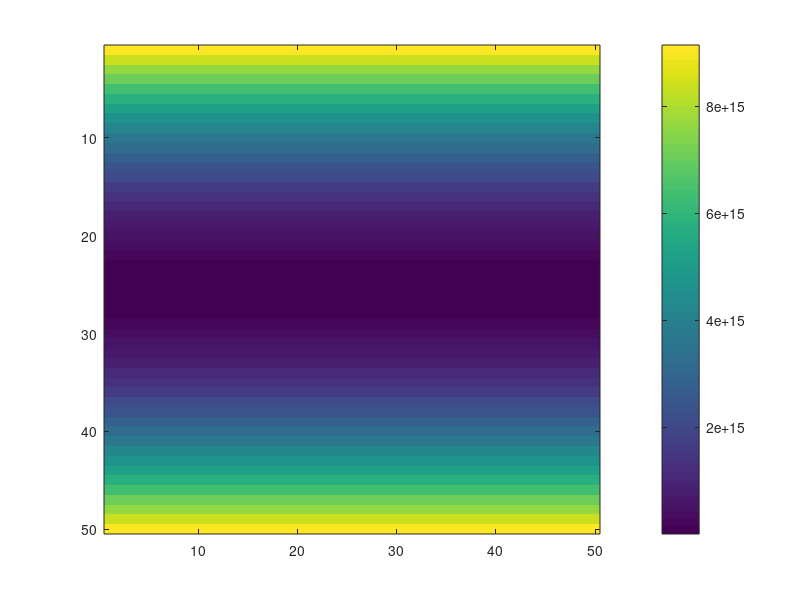

Write the MATLAB code that produced this figure.
% LQR-based traffic smoothing.

function test_traffic_lqr
global a
%rng('default')

close all

% count=0;
% %as=linspace(1,2,3);
% while count<1%numel(as)
%   %a=as(count+1);
%   [x,status]=init;
%   if status~=-1
%     run(x)
%     count=count+1;
%   end
% end

init;
roa;

%=~=~=~=~=~=~=~=~=~=~=~=~=~=~=~=~=~=~=~=~=~=~=~=~=~=~=~=~=~=~=~=~=~=~=~=~=~
function [x,status]=init
global n_cars L a vmax active
status=0;
a=1.605;

% rng('default');

vmax=1;
n_cars=25;
L=50;

pos=flipud(linspace(L/n_cars,L,n_cars)');
pert=1e-5*L/n_cars*(2*rand(n_cars,1)-1);
%pert=0.3*L/n_cars*(rand(n_cars,1)<0.01);
pos=pos+pert;

vel=vopt(xtod(pos));
%pert=0.3*L/n_cars*(rand(n_cars,1)<0.01);
vel=vel+pert;
x=[pos;vel];
%x=[pos;zeros(n_cars,1)];
%x(floor(1.1*n_cars))=1;

%car_ind=2:n_cars;
%active=car_ind(rand(1,n_cars-1)<0.1);
%active=[1:50:n_cars];
active=[];

%=~=~=~=~=~=~=~=~=~=~=~=~=~=~=~=~=~=~=~=~=~=~=~=~=~=~=~=~=~=~=~=~=~=~=~=~=~
function run(x)
global n_cars tidx L a
% Boundary for plotting
dt=0.3;
figure
iter=5000;
skip=10;
time_evol=zeros(n_cars*floor(iter/skip),2);
for tidx=1:iter
  xdot=dynamics(x);
  if ~mod(tidx,skip)
    %plot_cars(x,xdot);
    time_evol(n_cars*(tidx/skip-1)+1:n_cars*(tidx/skip),:)=horzcat(mod(x(1:n_cars),L),tidx*dt*ones(n_cars,1));
  end
  
  % Runge-Kutta integration.
  xdotk1=dynamics(x);
  xt=x+dt*xdotk1*0.5;
  
  xdotk2=dynamics(xt);
  xt=x+xdotk2*dt*0.5;
  
  xdotk3=dynamics(xt);
  xt=x+xdotk3*dt;
  
  xdotk4=dynamics(xt);
  x=x+(xdotk1+2*xdotk2+2*xdotk3+xdotk4)/6*dt;
end

scatter(time_evol(:,1),time_evol(:,2),'k.','SizeData',1);
title(sprintf('%.4f',a));
%set(gcf,'Position',[200,200,L,iter/skip])

%=~=~=~=~=~=~=~=~=~=~=~=~=~=~=~=~=~=~=~=~=~=~=~=~=~=~=~=~=~=~=~=~=~=~=~=~=~
function xdot=dynamics(x)
global n_cars a active
xdot=zeros(2*n_cars,1);
d=xtod(x);
xdot(1:n_cars)=x(n_cars+1:2*n_cars);
xdot(n_cars+1:2*n_cars)=a*(vopt(d)-x(n_cars+1:2*n_cars));
% Linear PD
% xdot(active+n_cars)=0.001*(x(active-1)-x(active)-1*x(n_cars+active))+0.001*(x(active+n_cars-1)-x(active+n_cars));
% Nonlinear: Pretend there is less headway (be more conservative)
xdot(n_cars+active)=a*(vopt(d(active).^0.5)-x(n_cars+active));

%=~=~=~=~=~=~=~=~=~=~=~=~=~=~=~=~=~=~=~=~=~=~=~=~=~=~=~=~=~=~=~=~=~=~=~=~=~
function d=xtod(x)
global L n_cars
d=[x(n_cars)-x(1)+L;x(1:n_cars-1)-x(2:n_cars)];

%=~=~=~=~=~=~=~=~=~=~=~=~=~=~=~=~=~=~=~=~=~=~=~=~=~=~=~=~=~=~=~=~=~=~=~=~=~
function v=vopt(h)
global vmax L n_cars
v=zeros(size(h));
%v(h>1)=vmax*(h(h>1)-1).^3./(1+(h(h>1)-1).^3);
%v(h>1)=vmax*(h(h>1)-1).^3./h(h>1).^3;
v=vmax*(tanh(h-2)+tanh(2));

%=~=~=~=~=~=~=~=~=~=~=~=~=~=~=~=~=~=~=~=~=~=~=~=~=~=~=~=~=~=~=~=~=~=~=~=~=~
function roa
global n_cars a
f=1;
A=zeros(n_cars*2);
A(1,1+n_cars)=1;
A(1+n_cars,n_cars)=a*f;
A(1+n_cars,1)=-a*f;
A(1+n_cars,1+n_cars)=-a;
for i=2:n_cars
  A(i,i+n_cars)=1;
  A(i+n_cars,i-1)=a*f;
  A(i+n_cars,i)=-a*f;
  A(i+n_cars,i+n_cars)=-a;
end

P=lyap(A,eye(2*n_cars));
max(P(:))
res=50;
[X,Y]=meshgrid(linspace(-13,13,res),linspace(-13,13,res));
x=[reshape(X,1,numel(X));reshape(Y,1,numel(Y))];
for i=1:50;
  l=ceil(rand*2*n_cars);
  m=ceil(rand*2*n_cars);
  V=diag(x'*P([l,m],[l,m])*x);
  V=reshape(V,res,res);
  imagesc(V)
  colorbar;
  pause;
end


%=~=~=~=~=~=~=~=~=~=~=~=~=~=~=~=~=~=~=~=~=~=~=~=~=~=~=~=~=~=~=~=~=~=~=~=~=~
function plot_cars(x,xdot)
global n_cars L tidx active

subplot(4,2,[1,3,5,7])
  radius=L/(2*pi);
  thetas=x(1:n_cars)/radius;
  scatter(radius*cos(thetas),radius*sin(thetas),linspace(10,80,n_cars),linspace(1,32,n_cars),'filled');
  colormap('cool')
  hold on
  for aidx=active
    scatter(radius*cos(thetas(aidx)),radius*sin(thetas(aidx)),'ro','SizeData',25,'MarkerEdgeColor','r','MarkerFaceColor','r');
  end
  hold off
  % hold on
  % scatter(radius*cos(theta_goals),radius*sin(theta_goals),5,'k','filled');
  hold off
  axis square
  xlim([-radius,radius])
  ylim([-radius,radius])
  title(sprintf('Cars %d',tidx))

subplot(422)
%stem(xtod(x(1:n_cars)),'k')
plot(xtod(x(1:n_cars)),'k')
title('Spacings')

subplot(424)
%stem(x(1:n_cars),'k')
plot(x(1:n_cars),'k')
title('Positions')

subplot(426)
%stem(x(n_cars+1:2*n_cars),'k')
plot(x(n_cars+1:2*n_cars),'k')
title('Velocities')

subplot(428)
%stem(xdot(n_cars+1:2*n_cars),'k')
plot(xdot(n_cars+1:2*n_cars),'k')
title('Accelerations')

drawnow;
set(gcf,'Position',[100,100,1000,500]);
pause(0.01)
